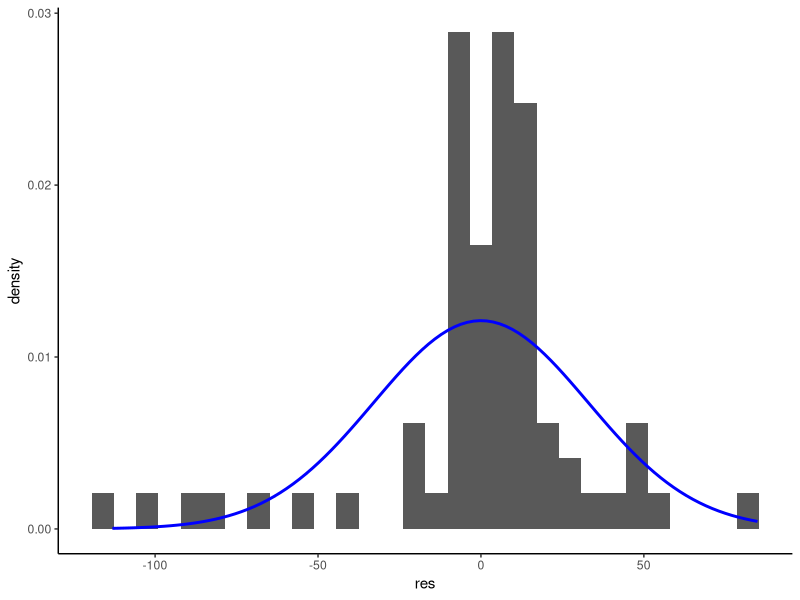
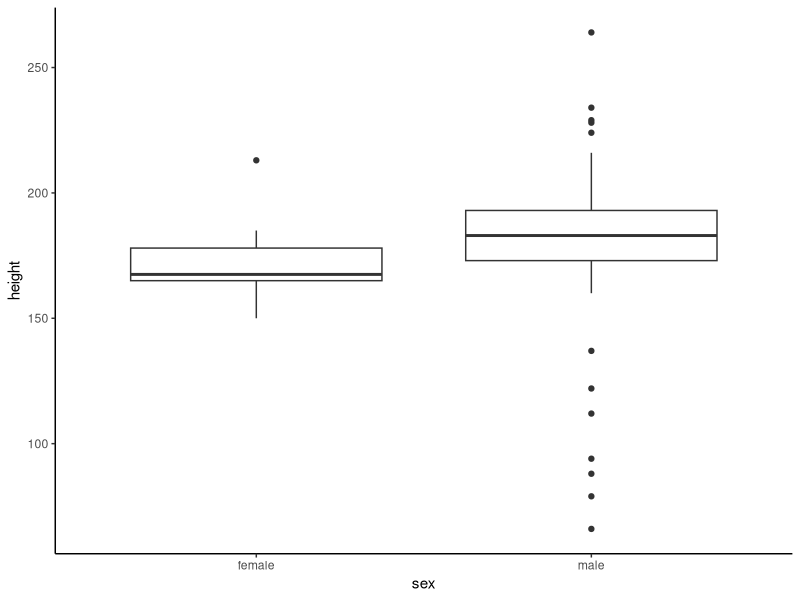

These figures' R source, in order:
## ---- chunk 1
library(tidyverse)

data <- starwars %>% 
  filter(sex == "male" | sex == "female") # <1> 

model <- lm(height ~ sex, data = data) # <2>

residuals <- data.frame(res = residuals(model)) # <3>

problem <- residuals %>% filter(res > 2.5 | res < -2.5) # <4>

nrow(problem)/nrow(data) 
## ---- chunk 2
residual_graph <- ggplot(residuals,aes(x = res)) + # <1>
  geom_histogram(aes(y=after_stat(density))) +  # <2>
  stat_function(fun = dnorm, # <3>
                args = list(mean = mean(residuals$res), # <3>
                            sd = sd(residuals$res)), # <3>
                col = "blue", # <3>
                linewidth = 1) + # <3>
  theme_classic() # <3>

print(residual_graph) # <4>
## ---- chunk 3
shapiro.test(residuals$res)
## ---- chunk 4
variance_boxplot <- ggplot(data,aes(x = sex, # <1>
                               y = height)) +  # <1>
  geom_boxplot() + # <2>
  theme_classic() # <2>

print(variance_boxplot)
## ---- chunk 5
bartlett.test(height ~ sex,data)
## ---- chunk 6
t.test(height ~ sex, data = data) # <1>
